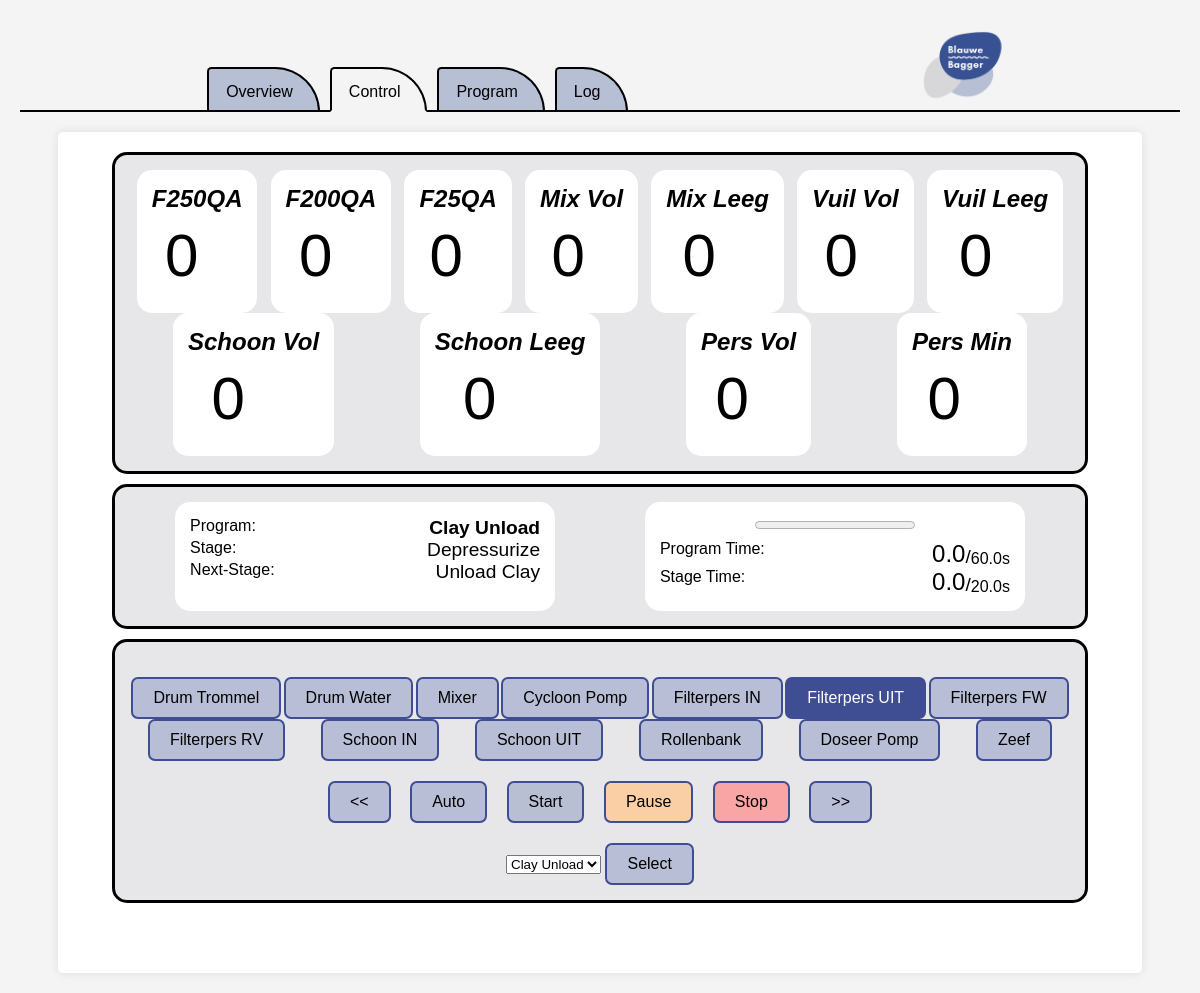
The app's page /control, older data.
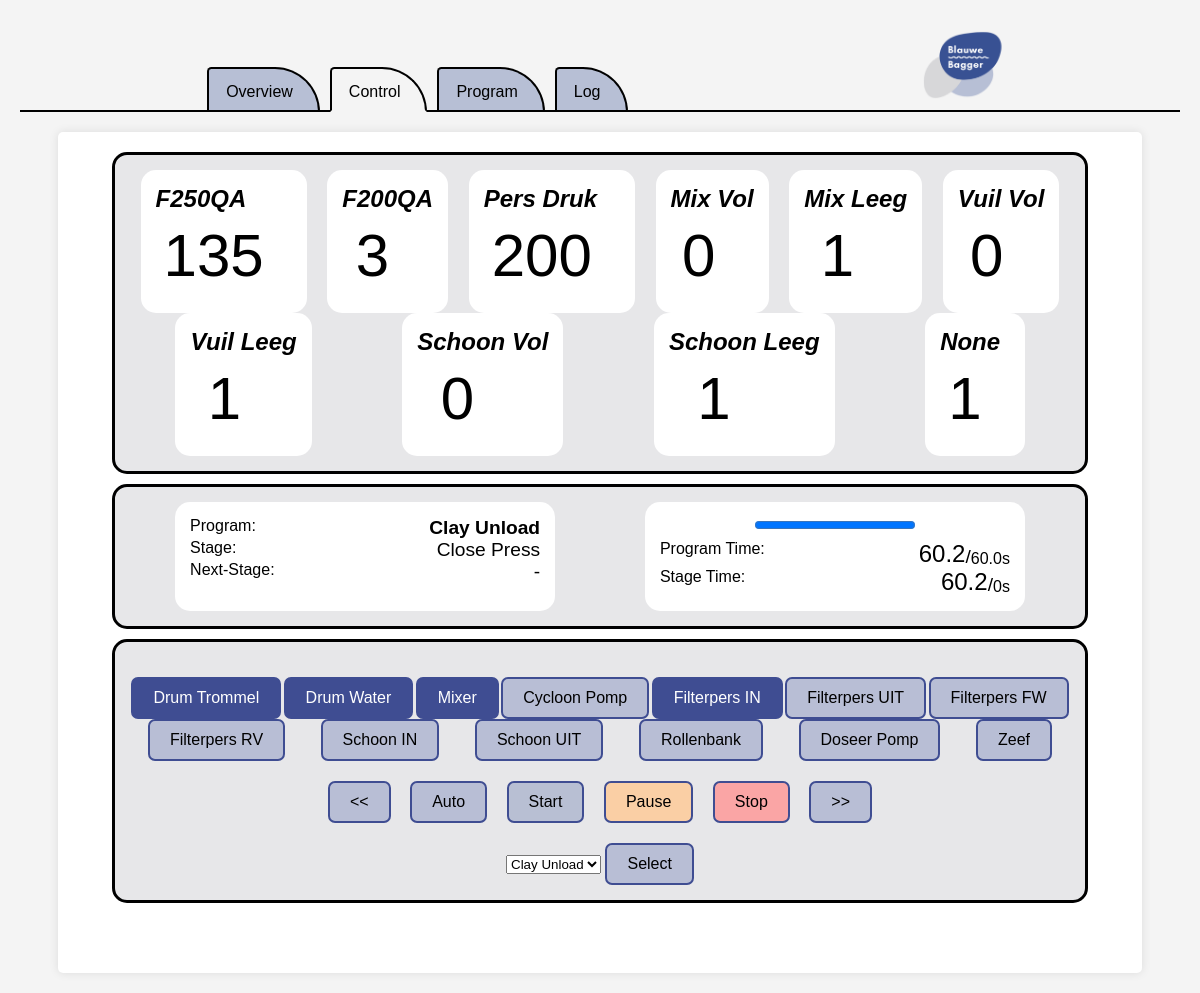
The same page, newer data.
### tables this page shows
CREATE TABLE METER (
    MeterID INTEGER PRIMARY KEY AUTOINCREMENT,
    Name TEXT NOT NULL,
    Description TEXT,
    Value REAL NOT NULL
);

CREATE TABLE PROGRAM (
    ProgramID INTEGER PRIMARY KEY AUTOINCREMENT,
    Name TEXT NOT NULL,
    Description TEXT,
    StageIDS TEXT NOT NULL
);

CREATE TABLE STAGE (
    StageID INTEGER PRIMARY KEY AUTOINCREMENT,
    Name TEXT NOT NULL,
    SwitchIDS TEXT,
    Time REAL NOT NULL
);

CREATE TABLE SWITCH (
    SwitchID INTEGER PRIMARY KEY AUTOINCREMENT,
    Name TEXT NOT NULL,
    GPIO INTEGER NOT NULL
);

### server/server.py (the view)
@app.route("/control")
def overview():
    machineStatus = sF.getTable("MACHINESTATUS",0)
    programs = sF.getTable("PROGRAM",0)
    switches = sF.getTable("SWITCH",0)
    stages = sF.getTable("STAGE",0)
    meters = sF.getTable("METER",0)
    for i,meter in enumerate(meters):
        meters[i]["Value"] = round(float(meters[i]["Value"]))
    CMS = sF.getMachineStatus(machineStatus,programs,stages)
    return render_template('overview.html',CMS=CMS,programs=programs,meters=meters,switches=switches)

### server/serverFunctions/getTable.py (called while the page is built)
def getTable(table,add):
    db = sqlite3.connect('../data/machine.db',timeout=5)
    cs = db.execute('SELECT * FROM ' + table)
    ns = [description[0] for description in cs.description]
    result = []
    rows = 1;
    for ci in cs:
        result.append(dict(zip(ns,ci)))
        rows = rows + 1
    if add:
        if table != "MACHINESTATUS" and table != "FORCE":
            result.append(dict(zip(ns,[rows]+[None]*len(ns))))
    else:
        if not result:
            result.append(dict(zip(ns,[rows]+[None]*len(ns))))
    db.close()
    return result

### server/templates/overview.html
{% extends "layout.html" %}
{% block main %}
    <div class="container">
        <div class="meters-container">
            {% for meter in meters %}
            <div class="meter-item-container"> {{ meter["Name"] }}
                <div class="meter-value-container">
                    <div
                        class ="meters" id="{{ meter["MeterID"] }}">{{ meter["Value"] }}
                    </div>
                    <div class="meter-unit">
                    </div>
                </div>
            </div>
            {% endfor %}
        </div>
        <div class="program-state-container">
            <div class="program-name-container">
                <div class="name-item-container">
                    <div class="pre-name">Program:</div>
                    <div class="name" id="program-name">{{ CMS['programName'] }}</div>
                </div>
                <div class="name-item-container">
                    <div class="pre-name"> Stage:</div>
                    <div class="name" id="stage-name">{{ CMS['stageName'] }}</div>
                </div>
                <div class="name-item-container">
                    <div class="pre-name">Next-Stage:</div>
                    <div class="name" id="next-stage-name">{{ CMS['nextStageName'] }}</div>
                </div>
            </div>
            <div class="program-time-container">
                <div class="time-item-container">
                    <progress id="program-progress" value="{{ CMS['programRunTime'] }}" max="{{ CMS['totalProgramTime'] }}"></progress>
                </div>
                <div class="time-item-container">
                    <div class="pre-time">Program Time:</div>
                    <div class="time-container">
                        <div class="time" id="program-run-time">{{ CMS['programRunTime'] }}</div>
                        <div class="program-slash">/</div>
                        <div class="total-time" id="total-program-time">{{ CMS['totalProgramTime'] }} </div>
                        <div class="total-time">s</div>
                    </div>
                </div>
                <div class="time-item-container">
                    <div class="pre-time">Stage Time:</div>
                    <div class="time-container">
                        <div class="time" id="stage-run-time">{{ CMS['stageRunTime'] }}</div>
                        <div class="program-slash">/</div>
                        <div class="total-time" id="total-stage-time">{{ CMS['totalStageTime'] }} </div>
                        <div class="total-time">s</div>
                    </div>
                </div>
            </div>
        </div>
        <div class="control-select-container">
            <div class="switches">
                {% for switch in switches %}
                {% if switch["SwitchID"] in CMS['activeSwitches'] %}
                <form action="/toggleswitch/{{ switch["SwitchID"] }}">
                    <input type="submit" class="switch-active switch-btn" id="{{ switch["SwitchID"] }}" value="{{ switch["Name"] }}"/>
                </form>
                {% else %}
                <form action="/toggleswitch/{{ switch["SwitchID"] }}">
                    <input type="submit" class="overview-btn switch-btn" id="{{ switch["SwitchID"] }}" value="{{ switch["Name"] }}"/>
                </form>
                {% endif %}
                {% endfor %}
            </div>
            <div class="controls">
                <form action="/previous">
                    <input class="overview-btn" type="submit" value="<<">
                </form>
                <form action="/auto">
                    <input class="overview-btn" type="submit" id="auto-btn" value="Auto"/>
                </form>
                <form action="/start">
                    <input class="overview-btn" type="submit" id="start-btn" value="Start"/>
                </form>
                <form action="/pause">
                    <input class="overview-btn" type="submit" id="pause-btn" value="Pause"/>
                </form>
                <form action="/stop">
                    <input class="overview-btn" type="submit" id="stop-btn" value="Stop"/>
                </form>
                <form action="/next">
                    <input class="overview-btn" type="submit" value=">>">
                </form>
            </div>
            <div class="select-program-container">
                <form action="/selectprogram/" method="POST">
                <select name="program">
                    {% for program in programs %}
                    <option value={{ program["ProgramID"] }}>{{ program["Name"] }}</option>
                    {% endfor %}
                </select>
                <input class="overview-btn" type="submit" value="Select"/>
                </form>
            </div>
        </div>
    </div>
{% endblock %}

### server/templates/layout.html (shortened to what this page needs)
<!DOCTYPE html>
<html lang="en">
	<head>
        <link rel="stylesheet" href="/static/styles.css">
	</head>
	<nav>
		<div class="navbar">
			<ul>
				<li class="nav-item">
					<a id="nav-link-overview" href="/" target="_self">
						<span>Overview</span>
					</a>
				</li>
                <li class="nav-item">
                    <a id="nav-link-control" href="/control" target="_self">
                        <span>Control</span>
                    </a>
                </li>
				<li class="nav-item">
					<a id="nav-link-program" href="/program" target="_self">
						<span>Program</span>
					</a>
				</li>
                <li class="nav-item">
                    <a id="nav-link-log" href="/log" target="_self">
                        <span>Log</span>
                    </a>
                </li>
			</ul>
            <img src="static/images/BlauweBaggerLogo.png" class="nav-logo">
		</div>
	</nav>
	<main>
		{% block main %}{% endblock %}
	</main>

### server/static/styles.css (style rules this page uses)
.container { max-width: 90%; margin: auto; margin-top:20px; background: white; padding: 20px; border-radius: 5px; box-shadow: 0 0 10px rgba(0, 0, 0, 0.1); }
input { padding: 10px 20px; font-size: 16px; cursor: pointer; }
nav { background: transparent; }
nav ul { list-style: none; display: flex; gap: 10px; padding: 10px 0 0 40px; margin:0; }
nav li { position: relative; height: 7px; }
nav a { text-decoration: none; background: #b7bfd5; color: black; padding: 14.5px 25px 9px 17px; display: inline-block; border: 2px solid black; border-bottom: 2px solid black; border-radius: 6px 60px 0 0; position: relative; z-index: 1; height: 18px; }
.active { border-bottom:2px solid #f4f4f4; background: #f4f4f4; }
.navbar { display: flex; justify-content: space-around; align-items: center; width: 100%; border-bottom:2px solid black; height: 90px; }
.nav-logo { height: 70px; width: auto; margin-right: 20px; }
.meters-container { display: flex; flex-wrap: wrap; justify-content: space-around; background-color: #E7E7E9; padding: 15px; border-radius: 15px; border-style: solid; width: 90%; margin: auto; margin-bottom:10px; }
.meter-item-container { padding:15px; background-color:white; border-radius:15px; font-size:1.5em; font-style:italic; font-weight:bold; }
.meter-value-container { display:flex; justify-content: space-around; font-style:normal; padding:3px; font-weight:normal }
.meters { font-size:2.5em; padding:5px; }
.meter-unit { margin-top:auto; padding:10px }
.program-state-container { display: flex; flex-wrap: wrap; justify-content: space-around; background-color: #E7E7E9; padding: 15px; border-radius: 15px; border-style: solid; width: 90%; margin: auto; margin-bottom:10px; }
.program-name-container { background-color: white; padding:15px; border-radius:15px; }
.program-time-container { background-color: white; padding:15px; border-radius:15px; }
.name-item-container { display:flex; justify-content: space-between; min-width:350px; }
.time-item-container { display:flex; justify-content: space-between; min-width:350px; }
.time-container { display:flex; justify-content: end; }
.time { font-size:1.5em; }
.name { font-size:1.2em; }
#program-name { font-weight: bold; }
.program-slash { margin-top:auto; font-size:1.2em; }
.total-time { margin-top:auto; }
#program-progress { margin: auto; margin-bottom: 7px; }
.control-select-container { background-color: #E7E7E9; padding: 15px; border-radius: 15px; border-style: solid; width: 90%; margin: auto; margin-bottom:50px; }
.select-program-container { display:flex; justify-content: space-around; }
.switches { display: flex; flex-wrap: wrap; justify-content: space-around; margin: 20px 0; }
.controls { display: flex; justify-content: space-around; margin: 20px auto; width: 60%; }
.overview-btn { border-radius:7px; border:none; border-style:solid; border-width:2px; border-color:#3F4D92; background-color:#B8BED5; padding: 10px 20px; font-size:16px; cursor:pointer; -webkit-appearance: none; }
#auto-btn { background-color: }
#start-btn { background-color:#B8BFD3; }
#pause-btn { background-color:#FACFA5; }
#stop-btn { background-color:#FAA5A5; }
.switch-active { background:#3F4D92 !important; color:white !important; border-radius:7px; border:none; border-style:solid; border-width:2px; border-color:#3F4D92; padding: 10px 20px; font-size:16px; cursor:pointer; -webkit-appearance: none; }

Row changes from the older to the newer data that the page shows:
removed METER: Name "F25QA", Value "0"
removed METER: Name "Pers Vol", Value "0"
removed METER: Name "Pers Min", Value "0"
no longer on this page (row unchanged): STAGE: stageName "Depressurize", totalStageTime "20.0"
no longer on this page (row unchanged): STAGE: nextStageName "Unload Clay"
changed METER "F250QA": Value "0" → "135"
changed METER "F200QA": Value "0" → "3"
added METER: Name "Pers Druk", Value "200"
changed METER "Mix Leeg": Value "0" → "1"
changed METER "Vuil Leeg": Value "0" → "1"
changed METER "Schoon Leeg": Value "0" → "1"
added METER: Name "None", Value "1"
now on this page (row unchanged): STAGE: stageName "Close Press"
Text that changed along with them:
{{ CMS['nextStageName'] }}: (not shown) → "-"
{{ CMS['programRunTime'] }}: 0.0 → 60.2 (drawn)
{{ CMS['programRunTime'] }}: "0.0" → "60.2"
{{ CMS['stageRunTime'] }}: "0.0" → "60.2"
{{ CMS['totalStageTime'] }}: (not shown) → "0"
